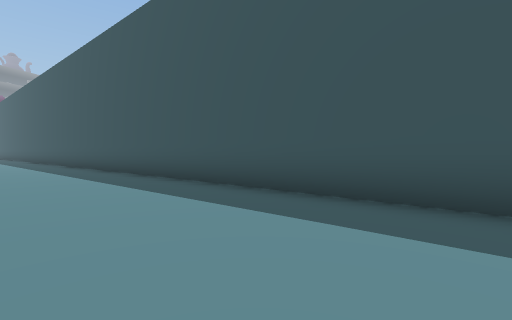
View 1 (above)

14 first-person views from a walk through a 3-D level made in the Unity game engine. The camera is 1.3 m above the floor, tilts 2° down and sees 90° across. The floor is counted in squares, 2 m on a side. Each view is taken from the middle of a square. On the plan, view 1 faces up. The plan holds only what a view shows up to about 9 squares ahead; the rest is blank. The place goes on beyond the plan. Some animated figures are left out.

View 2
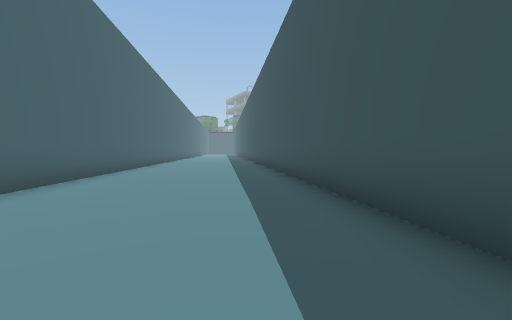

View 3
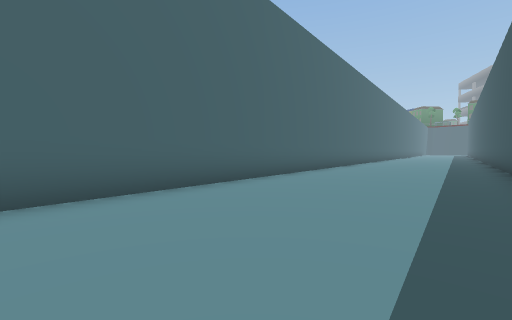

View 4
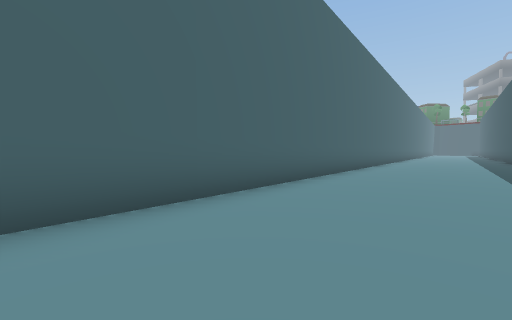

View 5
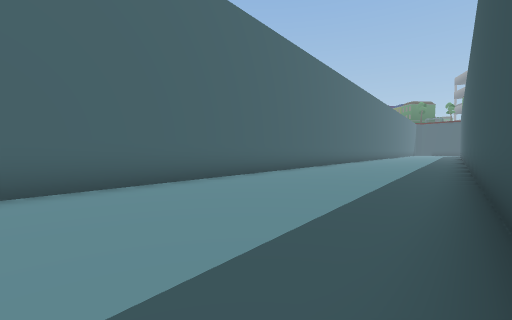

View 6
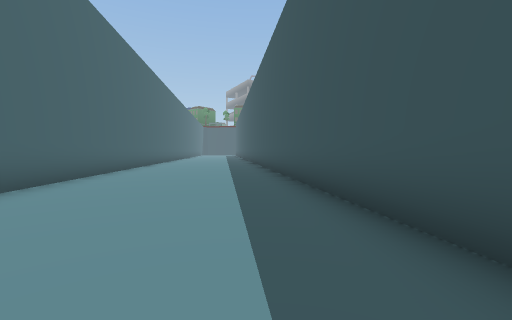

View 7
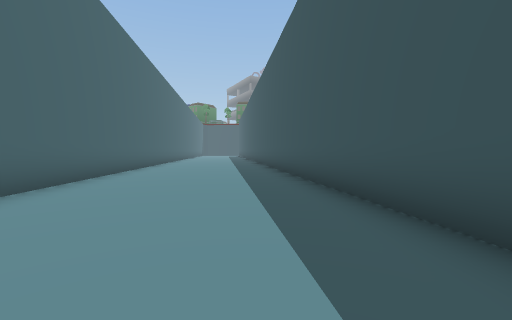

View 8
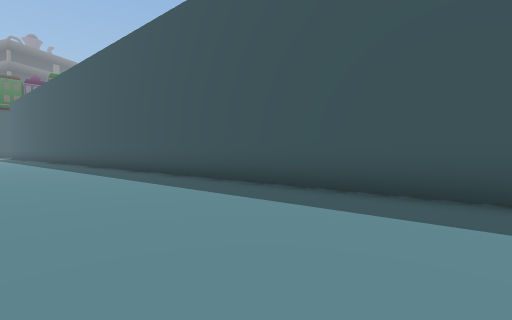

View 9
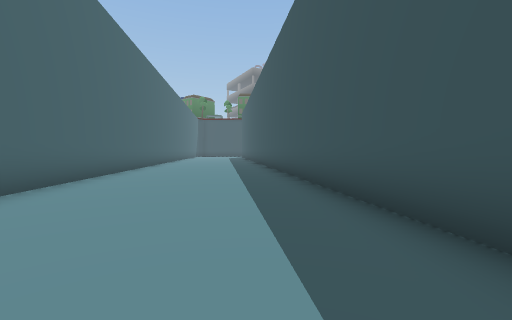

View 10
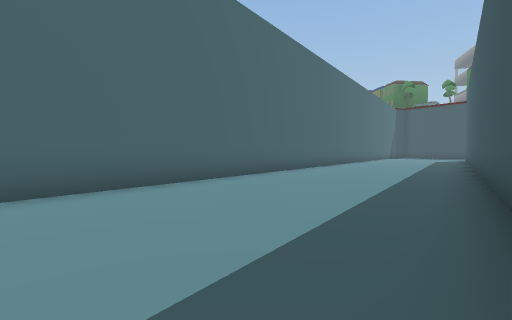

View 11
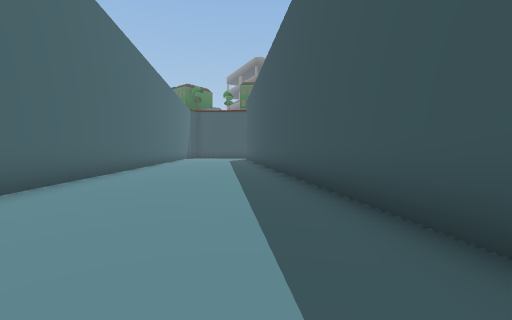

View 12
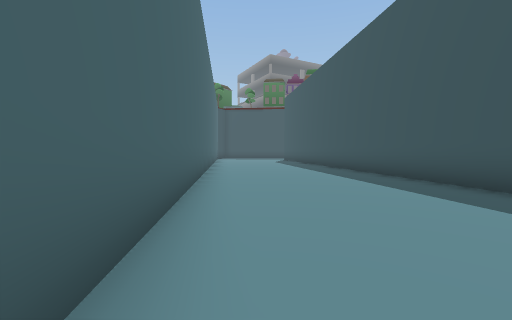

View 13
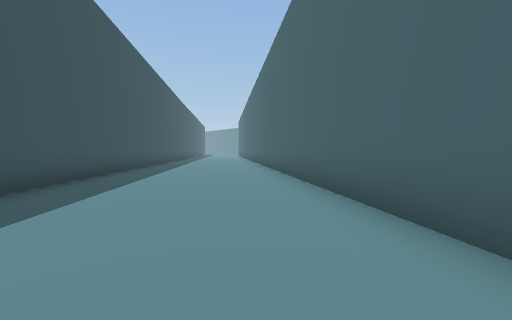

View 14
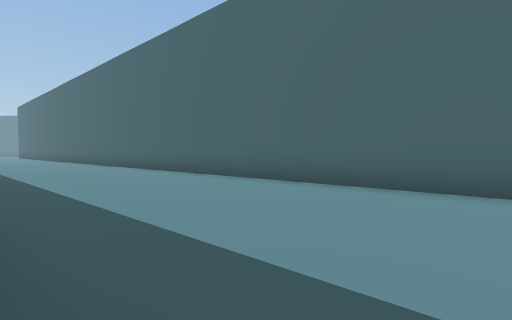

### Floor plan
Points are (right, up) in squares from view 1. A wall is a line through its corners. A room is listed if a view was taken in it or the views show most of it. See-through windows are left out.
Room 1 (views 1, 2, 3, 4, 5, 6, 7, 8, 9, 10, 11, 12, 13, 14)
walls: (-6.9, 10) (-27.1, 25.8); (-28.5, 20.6) (-2.4, 0); (3.1, 2.1) (-5.8, 9.1)

Where each view was taken, in squares from view 1:
view 1: 0 up, 0 right, facing up
view 2: 0 up, 3 right, facing up-left
view 3: 3 up, 0 right, facing left
view 4: 4 up, 3 left, facing left
view 5: 8 up, 5 left, facing left
view 6: 8 up, 7 left, facing up-left
view 7: 10 up, 10 left, facing up-left
view 8: 11 up, 15 left, facing up
view 9: 14 up, 15 left, facing up-left
view 10: 18 up, 18 left, facing left
view 11: 18 up, 20 left, facing up-left
view 12: 17 up, 23 left, facing up-left
view 13: 16 up, 20 left, facing down-right
view 14: 16 up, 15 left, facing down
